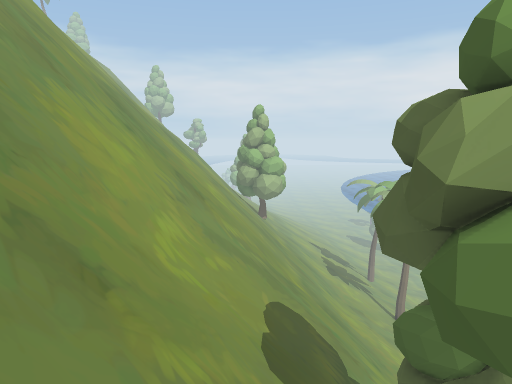
[1] (above)

19 first-person views from a walk through a Unity game level. The camera is 1.5 m above the floor, tilts 8° down and sees 70° across. The floor is counted in squares, 0.5 m on a side. Each view is taken from the middle of a square. On the plan, view 1 faces up. The plan holds only what a view shows up to about 20 squares ahead; the rest is blank. The place goes on beyond the plan. Some surface patterns are stand-ins.

[2]
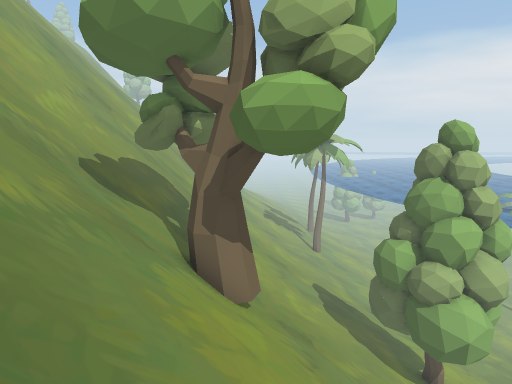

[3]
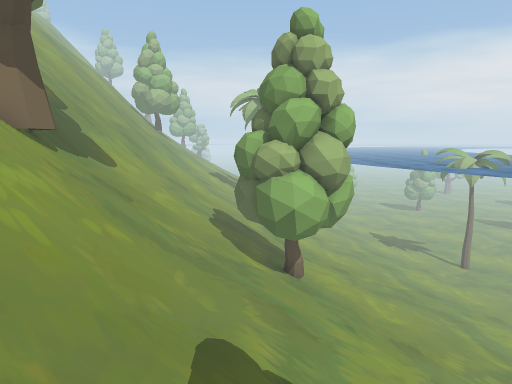

[4]
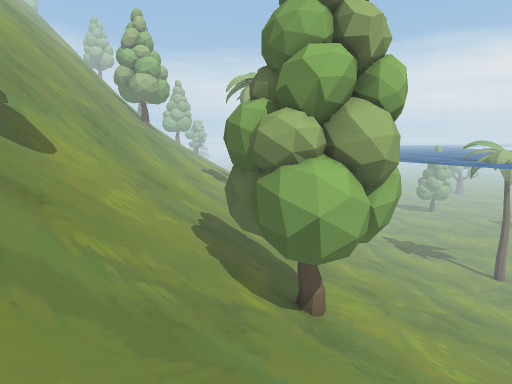

[5]
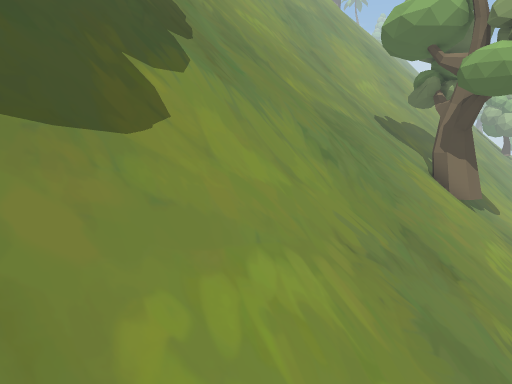

[6]
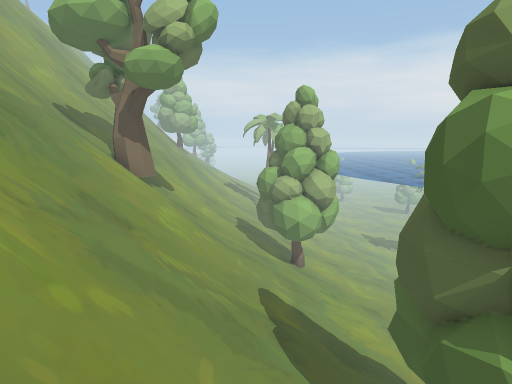

[7]
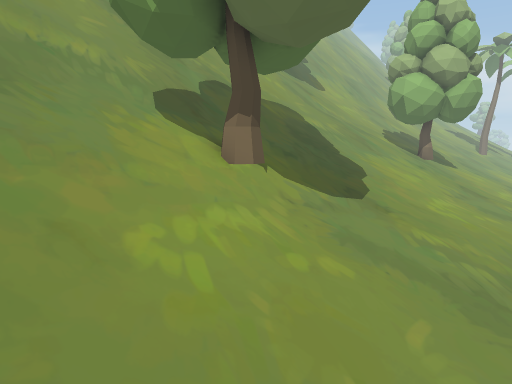

[8]
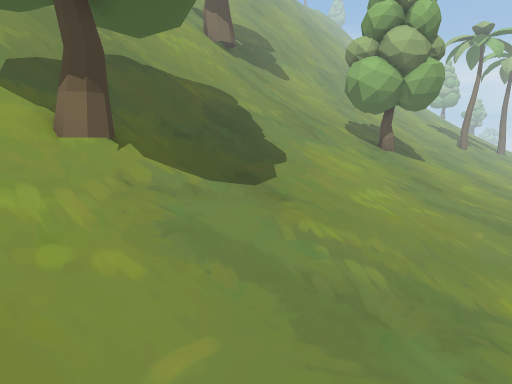

[9]
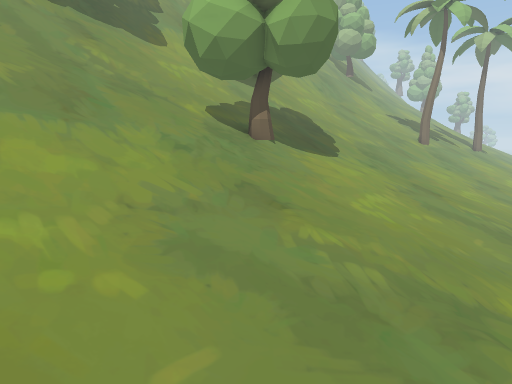

[10]
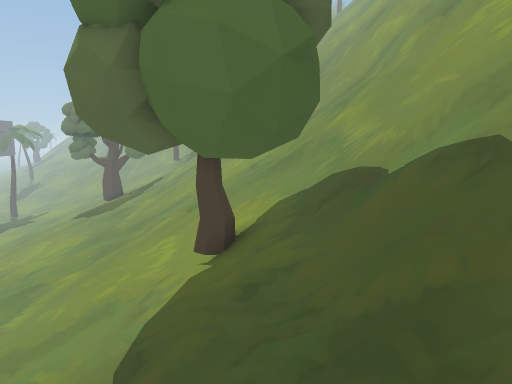

[11]
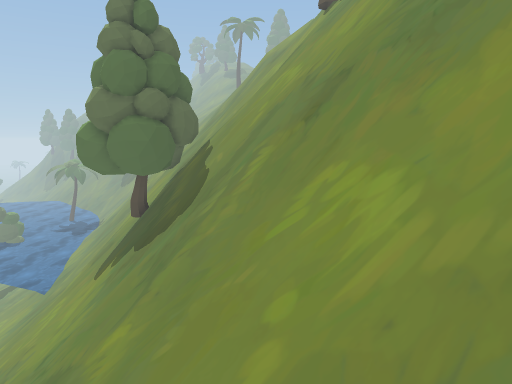

[12]
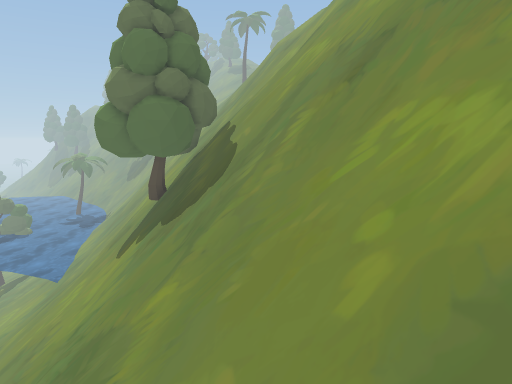

[13]
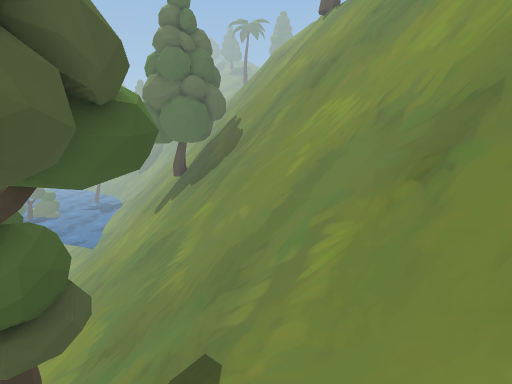

[14]
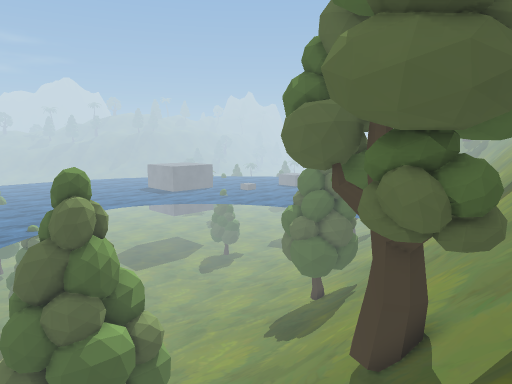

[15]
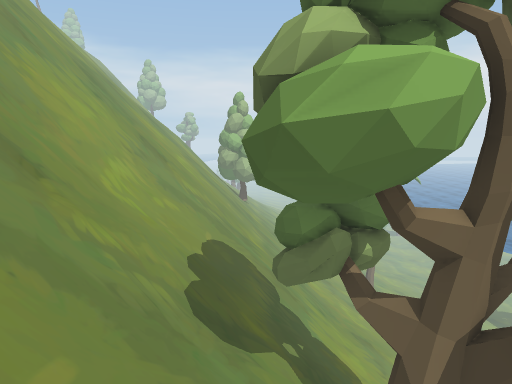

[16]
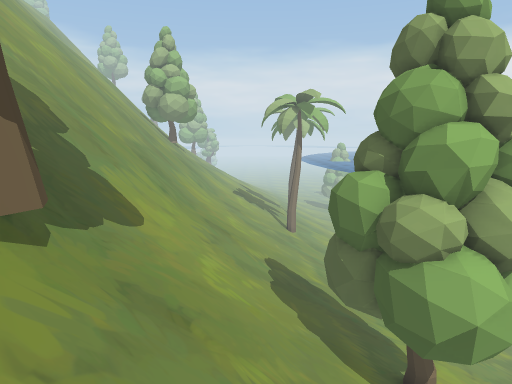

[17]
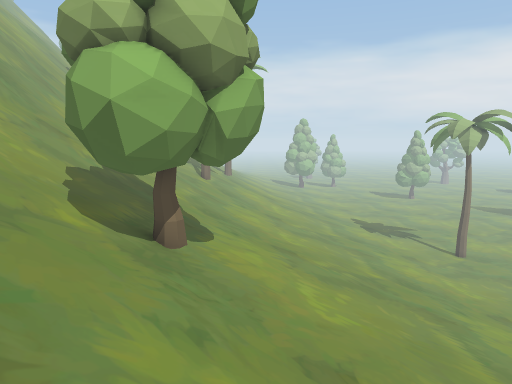

[18]
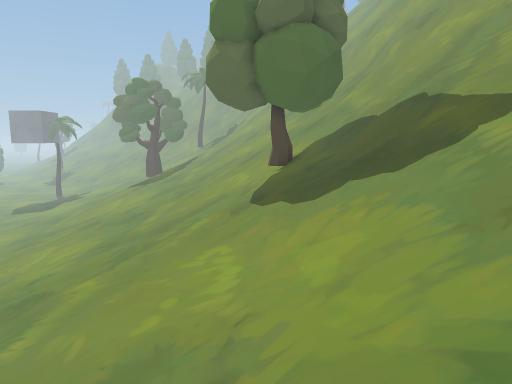

[19]
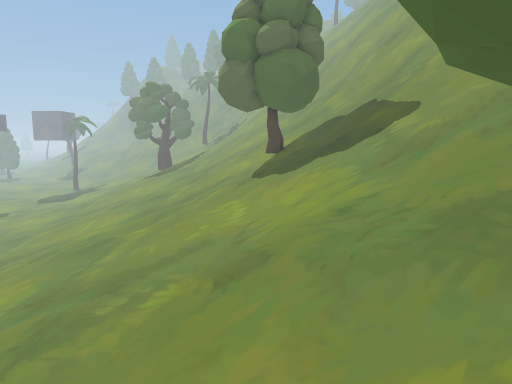

### Floor plan
Key: @ floor where view 1 was taken; # wall or solid block; . main floor; - floor 0.25 m lower than the main floor; : floor 0.5 m higher than the main floor; _ floor 0.75 m lower than the main floor; + floor 1.75 m higher than the main floor; * floor 6.5 m higher than the main floor; % floor 6.75 m higher than the main floor; & floor 7.25 m higher than the main floor; $ floor 8.75 m higher than the main floor; / step, stairs or slope; = window, fence, low wall or low ledge; ^ raised ledge; v drop or lower ground; O other object.
Columns run from 9 left of view 1 to 23 right of it. Each row starts with its distance up from view 1.
 17 v#^=////v==/////////////////////_
 16 v#^=///vv*=/////////////////////_
 15 v#^=//vv%///////////////////////_
 14 v#^#/vv&////////////////////////_
 13 vv#=$v^=////////////////////////_
 12  v^=$#^=////////////////////////_
 11   ^=##^=/////////////OO/////////-
 10   ^###^=////////////OOOOO///////-
  9     ##^=////////////OOOOOO//////-
  8     ##^=////////////OOOOO///////-
  7     ##^=////O////////OOOO///////-
  6      #^=///OOO///////OOO////////
  5      #^=///OOOO/////////////////
  4      #^=/////OOO////////////////.
  3     ##^=/////OOO////////////////.
  2     ##^=////////////////////////.
  1     ##^=////////////////////////.
  0     ##^=/@//////////////////////.
 -1     ##^=////////////////////////.
 -2     ##^=////////////////////////.
 -3     ##^=////////////////////////.
 -4     ##^=////////////////////////.
 -5     ##^=/#=/////////////////////.
 -6     v##=/==////////////OOO//////.
 -7     vv#= #=&///////////OO+O/////.
 -8     vvv^ #^  ==////////OOOO/////.
 -9     vvv==##=##=////////OOOO/////.
-10     vvvv=##^##=////////OOOO/////.
-11     vvvvv#####=//////// OO//////.
-12     vvvvv   ##=/////////////////.
-13     vvvvv   ##=O////////////////.
-14     vvvvv   ##=O////////////////:

Positions as (right, up) in squares from view 1, and headings:
1: (0, 0), facing up
2: (6, -6), facing up
3: (12, -7), facing up
4: (12, -2), facing up
5: (10, -13), facing up-left
6: (11, -14), facing up
7: (22, -14), facing up-left
8: (23, -11), facing up-left
9: (23, -1), facing up-left
10: (15, 0), facing down
11: (-1, 4), facing down
12: (0, 4), facing down
13: (0, 10), facing down
14: (1, 13), facing down-right
15: (2, -2), facing up
16: (9, -1), facing up
17: (16, -1), facing up
18: (17, 7), facing down
19: (17, 12), facing down
